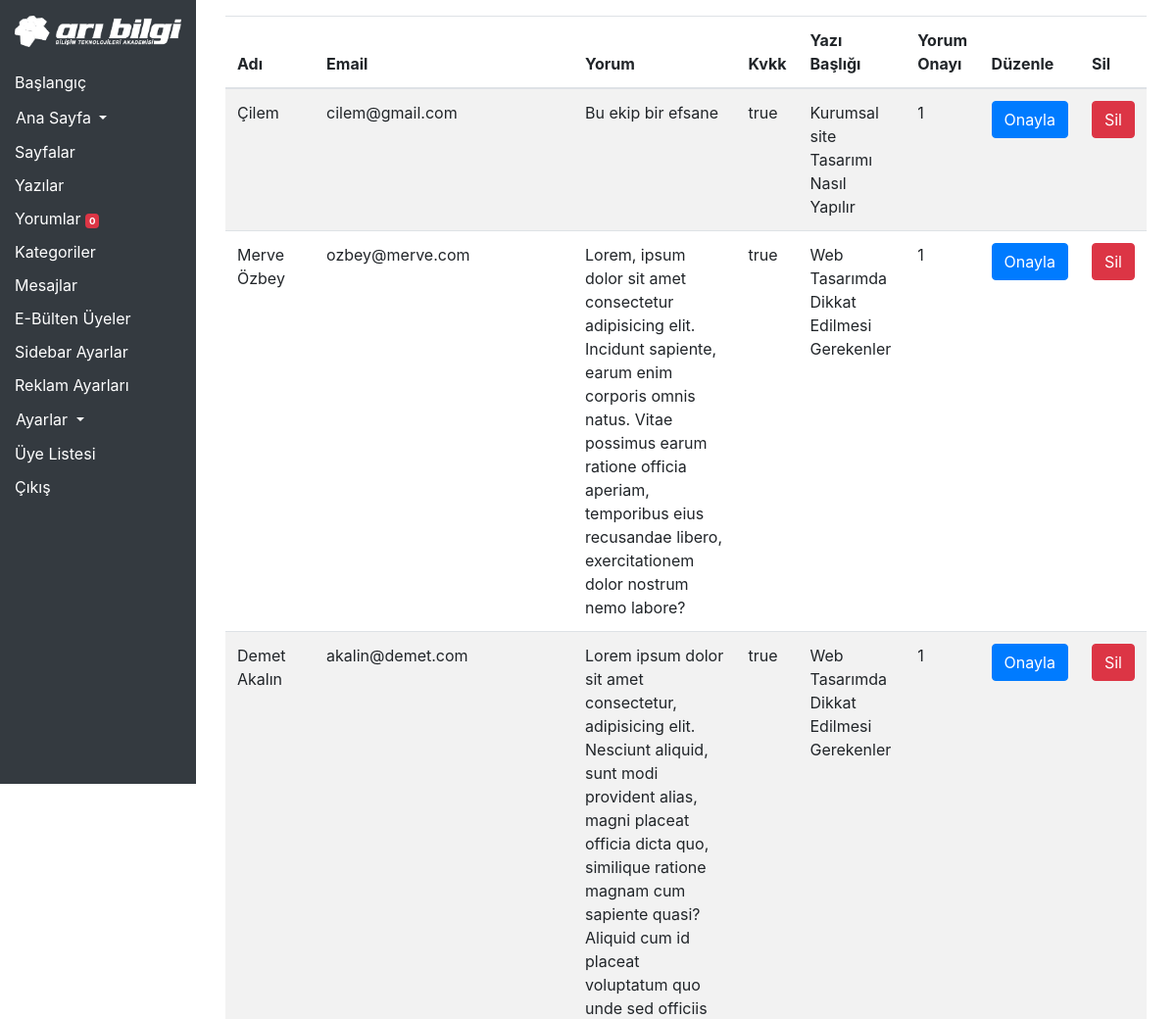
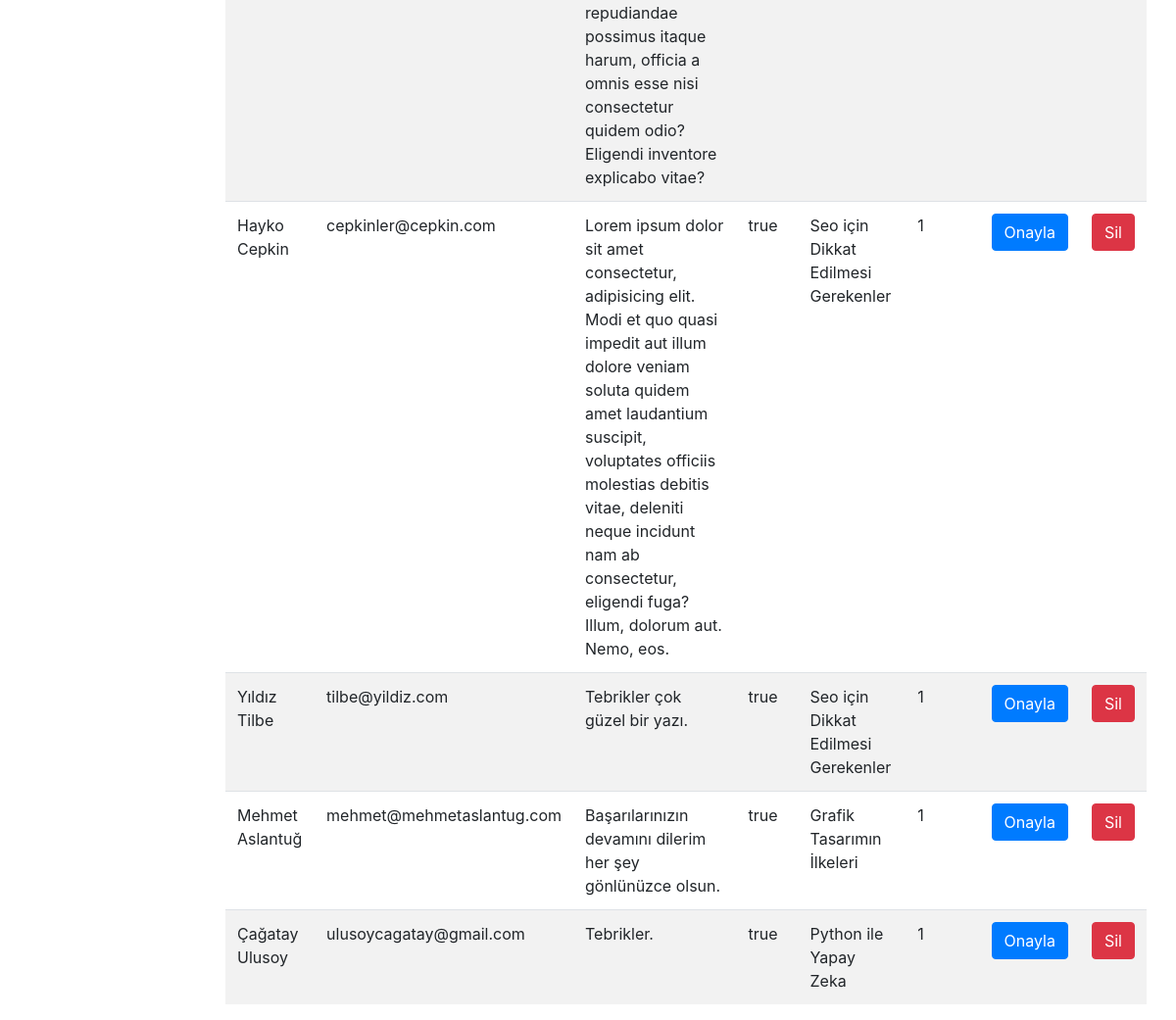
Screenshot of /admin/yorumlar.php (signed in) with the database file from the repository (2 pictures, top to bottom).
### tables this page shows
CREATE TABLE IF NOT EXISTS `yorumlar` (
  `id` int(11) NOT NULL AUTO_INCREMENT,
  `adiniz` varchar(50) NOT NULL,
  `email` varchar(150) NOT NULL,
  `yorum` varchar(500) NOT NULL,
  `onay` varchar(10) NOT NULL,
  `yazino` int(11) NOT NULL,
  `adminonay` varchar(10) NOT NULL,
  PRIMARY KEY (`id`)
);

CREATE TABLE IF NOT EXISTS `yazilar` (
  `id` int(11) NOT NULL AUTO_INCREMENT,
  `foto` varchar(100) NOT NULL,
  `baslik` varchar(150) NOT NULL,
  `icerik` text NOT NULL,
  `meta` varchar(160) NOT NULL,
  `durum` varchar(11) NOT NULL,
  `kategori` varchar(50) NOT NULL,
  `seotitle` varchar(100) NOT NULL,
  `tarih` date NOT NULL,
  PRIMARY KEY (`id`)
);

### admin/yorumlar.php (the view, shortened to what this page needs)
<?php require_once('header.php'); ?>
<section id="yorumlar">
    <div class="container">
        <div class="row">
            <div class="col-12">
                <table class="table table-striped">
                    <thead>
                        <tr>
                            <th>Adı</th>
                            <th>Email</th>
                            <th>Yorum</th>
                            <th>Kvkk</th>
                            <th>Yazı Başlığı</th>
                            <th>Yorum Onayı</th>
                            <th>Düzenle</th>
                            <th>Sil</th>
                        </tr>
                    </thead>
                    <tbody>
                        <?php
                        $sorgu = $db->prepare('select * from yorumlar order by id desc');
                        $sorgu->execute();
                        if ($sorgu->rowCount()) {
                            foreach ($sorgu as $satir) {
                        ?>
                                <tr>
                                    <td><?php echo $satir['adiniz']; ?></td>
                                    <td><?php echo $satir['email']; ?></td>
                                    <td><?php echo $satir['yorum']; ?></td>
                                    <td><?php echo $satir['onay']; ?></td>
                                    <td>
                                        <?php
                                        $yazibaslik = $satir['yazino'];
                                        $sorgu_yazi = $db->prepare('select * from yazilar where id=?');
                                        $sorgu_yazi->execute(array($yazibaslik));
                                        $satir_yazi = $sorgu_yazi->fetch();
                                        if ($sorgu_yazi->rowCount()) {
                                            echo $satir_yazi['baslik'];
                                        } else {
                                            echo 'Yanlış Yazdın Kontrol Et';
                                        }
                                        ?>
                                    </td>
                                    <td>
                                        <?php
                                        echo $satir['adminonay'];
                                        ?>
                                    </td>
                                    <td>
                                        <a href="yorumlar.php?id=<?php echo $satir['id']; ?>">
                                            <button class="btn btn-primary">Onayla</button></a>
                                    </td>
                                    <td>
                                        <a href="yorumsil.php?id=<?php echo $satir['id']; ?>">
                                            <button type="submit" class="btn btn-danger">Sil</button></a>
                                    </td>
                                </tr>
                        <?php
                            }
                        }
                        ?>
                    </tbody>
                </table>
            </div>
        </div>
    </div>
</section>
<?php require_once('footer.php'); ?>

### rows the page displays
yorumlar: adiniz "Çilem", email "cilem@gmail.com", yorum "Bu ekip bir efsane", onay "true", yazilar.baslik "Kurumsal site Tasarımı Nasıl Yapılır", adminonay "1"
yorumlar: adiniz "Merve Özbey", email "ozbey@merve.com", yorum "Lorem, ipsum dolor sit amet consectetur adipisicing elit. Incidunt sapiente, earum enim corporis omnis natus. Vitae possimus earum ratione officia aperiam, temporibus eius recusandae libero, exercitationem dolor nostrum nemo labore?", onay "true", yazilar.baslik "Web Tasarımda Dikkat Edilmesi Gerekenler", adminonay "1"
yorumlar: adiniz "Demet Akalın", email "akalin@demet.com", yorum "Lorem ipsum dolor sit amet consectetur, adipisicing elit. Nesciunt aliquid, sunt modi provident alias, magni placeat officia dicta quo, similique ratione magnam cum sapiente quasi? Aliquid cum id placeat voluptatum quo unde sed officiis repudiandae possimus itaque harum, officia a omnis esse nisi consectetur quidem odio? Eligendi inventore explicabo vitae?", onay "true", yazilar.baslik "Web Tasarımda Dikkat Edilmesi Gerekenler", adminonay "1"
yorumlar: adiniz "Hayko Cepkin", email "cepkinler@cepkin.com", yorum "Lorem ipsum dolor sit amet consectetur, adipisicing elit. Modi et quo quasi impedit aut illum dolore veniam soluta quidem amet laudantium suscipit, voluptates officiis molestias debitis vitae, deleniti neque incidunt nam ab consectetur, eligendi fuga? Illum, dolorum aut. Nemo, eos.", onay "true", yazilar.baslik "Seo için Dikkat Edilmesi Gerekenler", adminonay "1"
yorumlar: adiniz "Yıldız Tilbe", email "tilbe@yildiz.com", yorum "Tebrikler çok güzel bir yazı.", onay "true", yazilar.baslik "Seo için Dikkat Edilmesi Gerekenler", adminonay "1"
yorumlar: adiniz "Mehmet Aslantuğ", email "mehmet@mehmetaslantug.com", yorum "Başarılarınızın devamını dilerim her şey gönlünüzce olsun.", onay "true", yazilar.baslik "Grafik Tasarımın İlkeleri", adminonay "1"
yorumlar: adiniz "Çağatay Ulusoy", email "ulusoycagatay@gmail.com", yorum "Tebrikler.", onay "true", yazilar.baslik "Python ile Yapay Zeka", adminonay "1"

### other values shown
$yeni_yorum "0"
